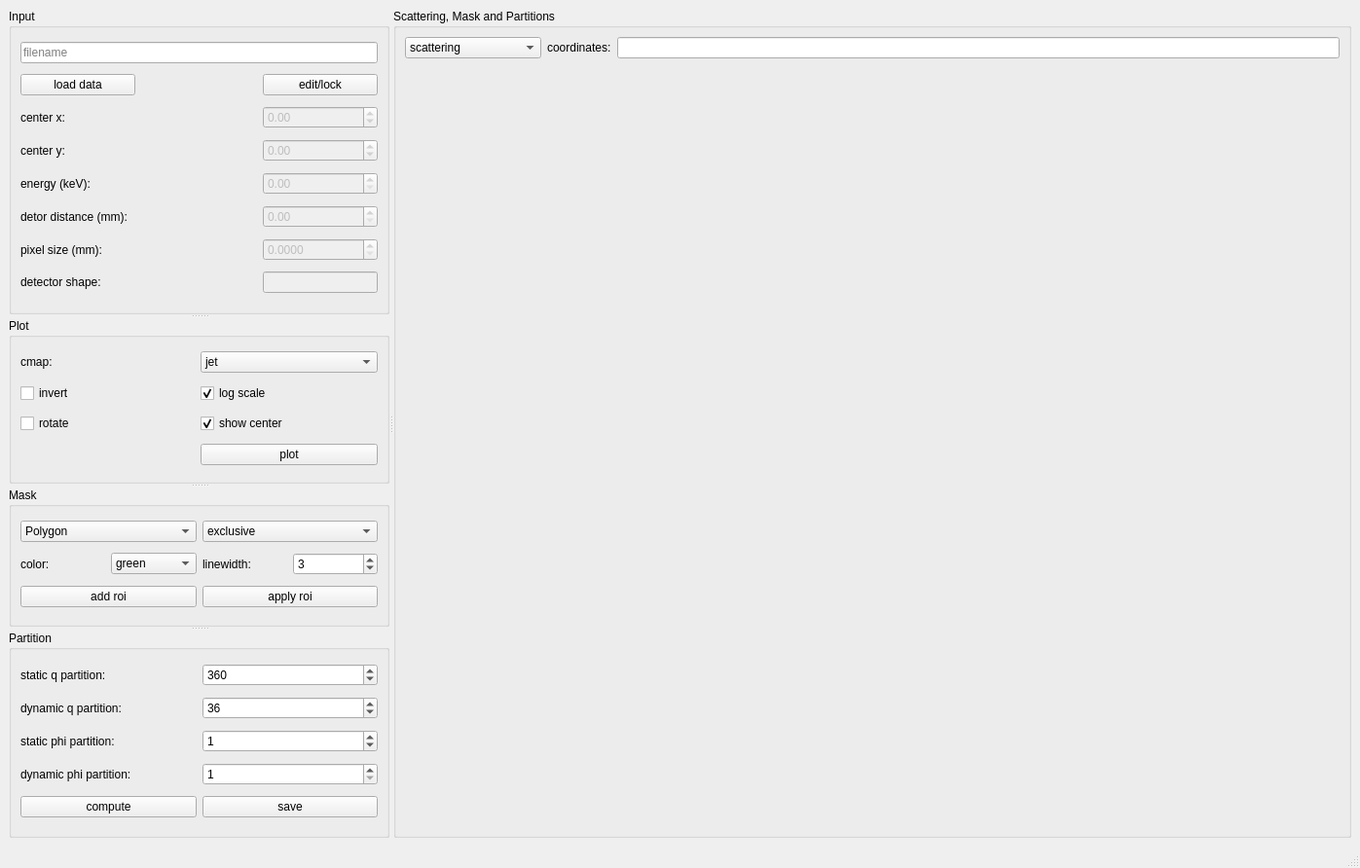
<?xml version="1.0" encoding="UTF-8"?>
<ui version="4.0">
 <class>SimpleMask</class>
 <widget class="QMainWindow" name="SimpleMask">
  <property name="geometry">
   <rect>
    <x>0</x>
    <y>0</y>
    <width>1397</width>
    <height>892</height>
   </rect>
  </property>
  <property name="windowTitle">
   <string>MainWindow</string>
  </property>
  <widget class="QWidget" name="centralwidget">
   <layout class="QGridLayout" name="gridLayout_5">
    <item row="0" column="0">
     <widget class="QSplitter" name="splitter_2">
      <property name="orientation">
       <enum>Qt::Horizontal</enum>
      </property>
      <widget class="QSplitter" name="splitter">
       <property name="sizePolicy">
        <sizepolicy hsizetype="Minimum" vsizetype="Expanding">
         <horstretch>0</horstretch>
         <verstretch>0</verstretch>
        </sizepolicy>
       </property>
       <property name="orientation">
        <enum>Qt::Vertical</enum>
       </property>
       <widget class="QGroupBox" name="groupBox">
        <property name="sizePolicy">
         <sizepolicy hsizetype="Minimum" vsizetype="Preferred">
          <horstretch>0</horstretch>
          <verstretch>0</verstretch>
         </sizepolicy>
        </property>
        <property name="title">
         <string>Input</string>
        </property>
        <layout class="QGridLayout" name="gridLayout_2">
         <item row="6" column="0" colspan="2">
          <widget class="QLabel" name="label_6">
           <property name="sizePolicy">
            <sizepolicy hsizetype="Minimum" vsizetype="Preferred">
             <horstretch>0</horstretch>
             <verstretch>0</verstretch>
            </sizepolicy>
           </property>
           <property name="text">
            <string>pixel size (mm):</string>
           </property>
          </widget>
         </item>
         <item row="2" column="0">
          <widget class="QLabel" name="label_2">
           <property name="sizePolicy">
            <sizepolicy hsizetype="Minimum" vsizetype="Preferred">
             <horstretch>0</horstretch>
             <verstretch>0</verstretch>
            </sizepolicy>
           </property>
           <property name="text">
            <string>center x:</string>
           </property>
          </widget>
         </item>
         <item row="1" column="2">
          <widget class="QPushButton" name="btn_editlock">
           <property name="text">
            <string>edit/lock</string>
           </property>
          </widget>
         </item>
         <item row="5" column="0" colspan="2">
          <widget class="QLabel" name="label_5">
           <property name="sizePolicy">
            <sizepolicy hsizetype="Minimum" vsizetype="Preferred">
             <horstretch>0</horstretch>
             <verstretch>0</verstretch>
            </sizepolicy>
           </property>
           <property name="text">
            <string>detor distance (mm):</string>
           </property>
          </widget>
         </item>
         <item row="3" column="2">
          <widget class="QDoubleSpinBox" name="db_ceny">
           <property name="enabled">
            <bool>false</bool>
           </property>
           <property name="minimum">
            <double>-9999.000000000000000</double>
           </property>
           <property name="maximum">
            <double>9999.000000000000000</double>
           </property>
          </widget>
         </item>
         <item row="4" column="2">
          <widget class="QDoubleSpinBox" name="db_energy">
           <property name="enabled">
            <bool>false</bool>
           </property>
          </widget>
         </item>
         <item row="4" column="0">
          <widget class="QLabel" name="label_4">
           <property name="sizePolicy">
            <sizepolicy hsizetype="Minimum" vsizetype="Preferred">
             <horstretch>0</horstretch>
             <verstretch>0</verstretch>
            </sizepolicy>
           </property>
           <property name="text">
            <string>energy (keV):</string>
           </property>
          </widget>
         </item>
         <item row="7" column="0" colspan="2">
          <widget class="QLabel" name="label_7">
           <property name="sizePolicy">
            <sizepolicy hsizetype="Minimum" vsizetype="Preferred">
             <horstretch>0</horstretch>
             <verstretch>0</verstretch>
            </sizepolicy>
           </property>
           <property name="text">
            <string>detector shape:</string>
           </property>
          </widget>
         </item>
         <item row="6" column="2">
          <widget class="QDoubleSpinBox" name="db_pix_dim">
           <property name="enabled">
            <bool>false</bool>
           </property>
           <property name="decimals">
            <number>4</number>
           </property>
          </widget>
         </item>
         <item row="5" column="2">
          <widget class="QDoubleSpinBox" name="db_det_dist">
           <property name="enabled">
            <bool>false</bool>
           </property>
           <property name="maximum">
            <double>99999.000000000000000</double>
           </property>
          </widget>
         </item>
         <item row="3" column="0">
          <widget class="QLabel" name="label_3">
           <property name="sizePolicy">
            <sizepolicy hsizetype="Minimum" vsizetype="Preferred">
             <horstretch>0</horstretch>
             <verstretch>0</verstretch>
            </sizepolicy>
           </property>
           <property name="text">
            <string>center y:</string>
           </property>
          </widget>
         </item>
         <item row="2" column="2">
          <widget class="QDoubleSpinBox" name="db_cenx">
           <property name="enabled">
            <bool>false</bool>
           </property>
           <property name="minimum">
            <double>-9999.000000000000000</double>
           </property>
           <property name="maximum">
            <double>9999.000000000000000</double>
           </property>
          </widget>
         </item>
         <item row="7" column="2">
          <widget class="QLineEdit" name="le_shape">
           <property name="enabled">
            <bool>false</bool>
           </property>
           <property name="sizePolicy">
            <sizepolicy hsizetype="Minimum" vsizetype="Fixed">
             <horstretch>0</horstretch>
             <verstretch>0</verstretch>
            </sizepolicy>
           </property>
          </widget>
         </item>
         <item row="1" column="0">
          <widget class="QPushButton" name="btn_load">
           <property name="text">
            <string>load data</string>
           </property>
          </widget>
         </item>
         <item row="0" column="0" colspan="3">
          <widget class="QLineEdit" name="fname">
           <property name="sizePolicy">
            <sizepolicy hsizetype="Minimum" vsizetype="Fixed">
             <horstretch>0</horstretch>
             <verstretch>0</verstretch>
            </sizepolicy>
           </property>
           <property name="readOnly">
            <bool>true</bool>
           </property>
           <property name="placeholderText">
            <string>filename</string>
           </property>
          </widget>
         </item>
        </layout>
       </widget>
       <widget class="QGroupBox" name="groupBox_4">
        <property name="sizePolicy">
         <sizepolicy hsizetype="Minimum" vsizetype="Preferred">
          <horstretch>0</horstretch>
          <verstretch>0</verstretch>
         </sizepolicy>
        </property>
        <property name="title">
         <string>Plot</string>
        </property>
        <layout class="QGridLayout" name="gridLayout_3">
         <item row="0" column="2" colspan="2">
          <widget class="QComboBox" name="plot_cmap">
           <property name="sizePolicy">
            <sizepolicy hsizetype="Minimum" vsizetype="Fixed">
             <horstretch>0</horstretch>
             <verstretch>0</verstretch>
            </sizepolicy>
           </property>
           <item>
            <property name="text">
             <string>jet</string>
            </property>
           </item>
           <item>
            <property name="text">
             <string>cool</string>
            </property>
           </item>
           <item>
            <property name="text">
             <string>ocean</string>
            </property>
           </item>
           <item>
            <property name="text">
             <string>prism</string>
            </property>
           </item>
           <item>
            <property name="text">
             <string>coolwarm</string>
            </property>
           </item>
           <item>
            <property name="text">
             <string>seismic</string>
            </property>
           </item>
           <item>
            <property name="text">
             <string>gray</string>
            </property>
           </item>
           <item>
            <property name="text">
             <string>viridis</string>
            </property>
           </item>
           <item>
            <property name="text">
             <string>inferno</string>
            </property>
           </item>
           <item>
            <property name="text">
             <string>plasma</string>
            </property>
           </item>
           <item>
            <property name="text">
             <string>magma</string>
            </property>
           </item>
          </widget>
         </item>
         <item row="2" column="0" colspan="2">
          <widget class="QCheckBox" name="plot_invert">
           <property name="text">
            <string>invert</string>
           </property>
          </widget>
         </item>
         <item row="0" column="0">
          <widget class="QLabel" name="label_9">
           <property name="text">
            <string>cmap:</string>
           </property>
          </widget>
         </item>
         <item row="2" column="2" colspan="2">
          <widget class="QCheckBox" name="plot_log">
           <property name="text">
            <string>log scale</string>
           </property>
           <property name="checked">
            <bool>true</bool>
           </property>
          </widget>
         </item>
         <item row="3" column="0">
          <widget class="QCheckBox" name="plot_rotate">
           <property name="text">
            <string>rotate</string>
           </property>
          </widget>
         </item>
         <item row="3" column="2">
          <widget class="QCheckBox" name="plot_center">
           <property name="text">
            <string>show center</string>
           </property>
           <property name="checked">
            <bool>true</bool>
           </property>
          </widget>
         </item>
         <item row="4" column="2" colspan="2">
          <widget class="QPushButton" name="btn_plot">
           <property name="text">
            <string>plot</string>
           </property>
          </widget>
         </item>
        </layout>
       </widget>
       <widget class="QGroupBox" name="groupBox_2">
        <property name="sizePolicy">
         <sizepolicy hsizetype="Minimum" vsizetype="Preferred">
          <horstretch>0</horstretch>
          <verstretch>0</verstretch>
         </sizepolicy>
        </property>
        <property name="title">
         <string>Mask</string>
        </property>
        <layout class="QGridLayout" name="gridLayout_4">
         <item row="0" column="0" colspan="2">
          <widget class="QComboBox" name="cb_selector_type">
           <item>
            <property name="text">
             <string>Polygon</string>
            </property>
           </item>
           <item>
            <property name="text">
             <string>Circle</string>
            </property>
           </item>
           <item>
            <property name="text">
             <string>Ellipse</string>
            </property>
           </item>
           <item>
            <property name="text">
             <string>Rectangle</string>
            </property>
           </item>
          </widget>
         </item>
         <item row="0" column="2" colspan="2">
          <widget class="QComboBox" name="cb_selector_mode">
           <item>
            <property name="text">
             <string>exclusive</string>
            </property>
           </item>
           <item>
            <property name="text">
             <string>inclusive</string>
            </property>
           </item>
          </widget>
         </item>
         <item row="1" column="0">
          <widget class="QLabel" name="label_14">
           <property name="sizePolicy">
            <sizepolicy hsizetype="Minimum" vsizetype="Preferred">
             <horstretch>0</horstretch>
             <verstretch>0</verstretch>
            </sizepolicy>
           </property>
           <property name="text">
            <string>color:</string>
           </property>
          </widget>
         </item>
         <item row="1" column="1">
          <widget class="QComboBox" name="cb_selector_color">
           <item>
            <property name="text">
             <string>green</string>
            </property>
           </item>
           <item>
            <property name="text">
             <string>yellow</string>
            </property>
           </item>
           <item>
            <property name="text">
             <string>blue</string>
            </property>
           </item>
           <item>
            <property name="text">
             <string>red</string>
            </property>
           </item>
           <item>
            <property name="text">
             <string>cyan</string>
            </property>
           </item>
           <item>
            <property name="text">
             <string>magenta</string>
            </property>
           </item>
           <item>
            <property name="text">
             <string>black</string>
            </property>
           </item>
           <item>
            <property name="text">
             <string>white</string>
            </property>
           </item>
          </widget>
         </item>
         <item row="1" column="2">
          <widget class="QLabel" name="label_8">
           <property name="sizePolicy">
            <sizepolicy hsizetype="Minimum" vsizetype="Preferred">
             <horstretch>0</horstretch>
             <verstretch>0</verstretch>
            </sizepolicy>
           </property>
           <property name="text">
            <string>linewidth:</string>
           </property>
          </widget>
         </item>
         <item row="1" column="3">
          <widget class="QSpinBox" name="plot_width">
           <property name="specialValueText">
            <string extracomment="linewidth"/>
           </property>
           <property name="minimum">
            <number>1</number>
           </property>
           <property name="value">
            <number>3</number>
           </property>
          </widget>
         </item>
         <item row="2" column="0" colspan="2">
          <widget class="QPushButton" name="btn_add_roi">
           <property name="text">
            <string>add roi</string>
           </property>
          </widget>
         </item>
         <item row="2" column="2" colspan="2">
          <widget class="QPushButton" name="btn_apply_roi">
           <property name="text">
            <string>apply roi</string>
           </property>
          </widget>
         </item>
        </layout>
       </widget>
       <widget class="QGroupBox" name="groupBox_3">
        <property name="sizePolicy">
         <sizepolicy hsizetype="Minimum" vsizetype="Preferred">
          <horstretch>0</horstretch>
          <verstretch>0</verstretch>
         </sizepolicy>
        </property>
        <property name="title">
         <string>Partition</string>
        </property>
        <layout class="QGridLayout" name="gridLayout_6">
         <item row="2" column="1">
          <widget class="QSpinBox" name="sb_spnum">
           <property name="maximum">
            <number>9999</number>
           </property>
           <property name="value">
            <number>1</number>
           </property>
          </widget>
         </item>
         <item row="4" column="0">
          <widget class="QPushButton" name="btn_compute_qpartition">
           <property name="text">
            <string>compute</string>
           </property>
          </widget>
         </item>
         <item row="4" column="1">
          <widget class="QPushButton" name="pushButton">
           <property name="text">
            <string>save</string>
           </property>
          </widget>
         </item>
         <item row="1" column="1">
          <widget class="QSpinBox" name="sb_dqnum">
           <property name="value">
            <number>36</number>
           </property>
          </widget>
         </item>
         <item row="1" column="0">
          <widget class="QLabel" name="label_10">
           <property name="text">
            <string>dynamic q partition:</string>
           </property>
          </widget>
         </item>
         <item row="0" column="0">
          <widget class="QLabel" name="label">
           <property name="text">
            <string>static q partition:</string>
           </property>
          </widget>
         </item>
         <item row="0" column="1">
          <widget class="QSpinBox" name="sb_sqnum">
           <property name="maximum">
            <number>9999</number>
           </property>
           <property name="value">
            <number>360</number>
           </property>
          </widget>
         </item>
         <item row="2" column="0">
          <widget class="QLabel" name="label_12">
           <property name="text">
            <string>static phi partition:</string>
           </property>
          </widget>
         </item>
         <item row="3" column="1">
          <widget class="QSpinBox" name="sb_dpnum">
           <property name="minimum">
            <number>1</number>
           </property>
           <property name="value">
            <number>1</number>
           </property>
          </widget>
         </item>
         <item row="3" column="0">
          <widget class="QLabel" name="label_13">
           <property name="text">
            <string>dynamic phi partition:</string>
           </property>
          </widget>
         </item>
        </layout>
       </widget>
      </widget>
      <widget class="QGroupBox" name="groupBox_5">
       <property name="sizePolicy">
        <sizepolicy hsizetype="Expanding" vsizetype="Preferred">
         <horstretch>0</horstretch>
         <verstretch>0</verstretch>
        </sizepolicy>
       </property>
       <property name="title">
        <string>Scattering, Mask and Partitions</string>
       </property>
       <layout class="QGridLayout" name="gridLayout">
        <item row="0" column="0">
         <widget class="QComboBox" name="plot_index">
          <item>
           <property name="text">
            <string>scattering</string>
           </property>
          </item>
          <item>
           <property name="text">
            <string>scattering * mask</string>
           </property>
          </item>
          <item>
           <property name="text">
            <string>mask</string>
           </property>
          </item>
          <item>
           <property name="text">
            <string>dynamic_q_partition</string>
           </property>
          </item>
          <item>
           <property name="text">
            <string>static_q_partition</string>
           </property>
          </item>
         </widget>
        </item>
        <item row="0" column="1">
         <widget class="QLabel" name="label_11">
          <property name="text">
           <string>coordinates:</string>
          </property>
         </widget>
        </item>
        <item row="0" column="2">
         <widget class="QLineEdit" name="infobar"/>
        </item>
        <item row="1" column="0" colspan="3">
         <widget class="ImageViewROI" name="mp1" native="true">
          <property name="sizePolicy">
           <sizepolicy hsizetype="Expanding" vsizetype="Expanding">
            <horstretch>0</horstretch>
            <verstretch>0</verstretch>
           </sizepolicy>
          </property>
          <property name="minimumSize">
           <size>
            <width>600</width>
            <height>0</height>
           </size>
          </property>
          <property name="focusPolicy">
           <enum>Qt::ClickFocus</enum>
          </property>
         </widget>
        </item>
       </layout>
      </widget>
     </widget>
    </item>
   </layout>
  </widget>
  <widget class="QMenuBar" name="menubar">
   <property name="geometry">
    <rect>
     <x>0</x>
     <y>0</y>
     <width>1397</width>
     <height>22</height>
    </rect>
   </property>
  </widget>
  <widget class="QStatusBar" name="statusbar"/>
 </widget>
 <customwidgets>
  <customwidget>
   <class>ImageViewROI</class>
   <extends>QWidget</extends>
   <header>pyqtgraph_mod</header>
   <container>1</container>
  </customwidget>
 </customwidgets>
 <tabstops>
  <tabstop>db_cenx</tabstop>
  <tabstop>db_ceny</tabstop>
  <tabstop>db_energy</tabstop>
  <tabstop>db_det_dist</tabstop>
  <tabstop>db_pix_dim</tabstop>
  <tabstop>le_shape</tabstop>
  <tabstop>plot_cmap</tabstop>
  <tabstop>plot_log</tabstop>
  <tabstop>plot_invert</tabstop>
  <tabstop>plot_rotate</tabstop>
  <tabstop>plot_center</tabstop>
  <tabstop>btn_plot</tabstop>
  <tabstop>cb_selector_type</tabstop>
  <tabstop>cb_selector_mode</tabstop>
  <tabstop>cb_selector_color</tabstop>
  <tabstop>plot_width</tabstop>
  <tabstop>btn_add_roi</tabstop>
  <tabstop>btn_apply_roi</tabstop>
  <tabstop>sb_sqnum</tabstop>
  <tabstop>sb_dqnum</tabstop>
  <tabstop>sb_spnum</tabstop>
  <tabstop>sb_dpnum</tabstop>
  <tabstop>btn_compute_qpartition</tabstop>
  <tabstop>pushButton</tabstop>
  <tabstop>plot_index</tabstop>
  <tabstop>infobar</tabstop>
  <tabstop>fname</tabstop>
  <tabstop>btn_load</tabstop>
  <tabstop>btn_editlock</tabstop>
 </tabstops>
 <resources/>
 <connections/>
</ui>
